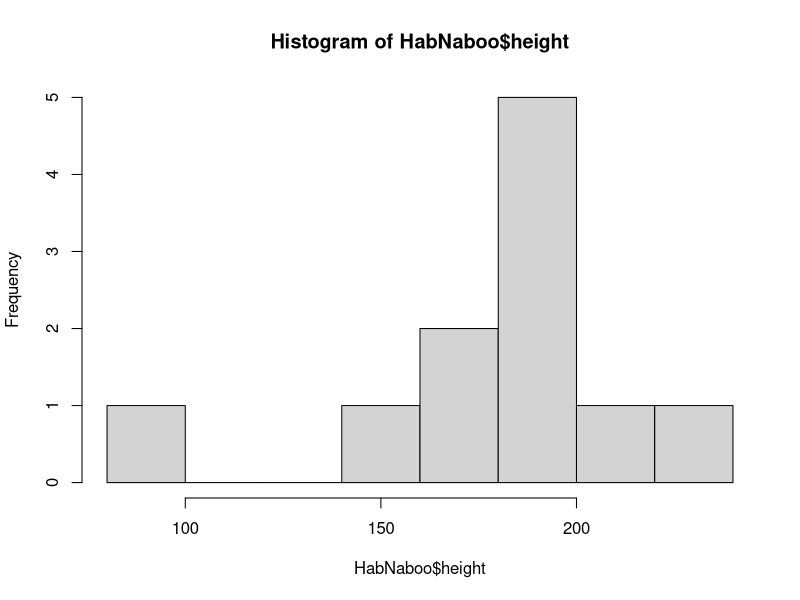
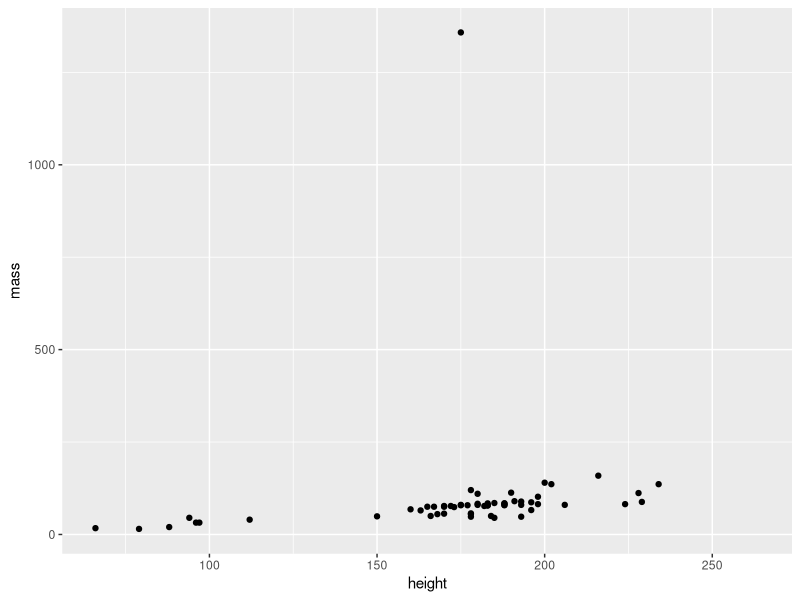

These figures' R source, in order:
## ---- chunk 1
knitr::opts_chunk$set(echo = TRUE)
library(dplyr)
library(tidyverse)
## ---- chunk 2
dim(starwars)
ncol(starwars)
nrow(starwars)
## ---- chunk 3
filter(starwars, sex=="male" & height>250)
HabTatooine <- filter(starwars , homeworld=="Tatooine" & eye_color=="blue")
HabTatooine

starwars %>%
  filter(species == "Human" , homeworld == "Tatooine")
## ---- chunk 4
HabNaboo <- filter(starwars , homeworld=="Naboo")
HabNaboo
hist(HabNaboo$height)
## ---- chunk 5
starwars %>%  group_by(species, gender)%>% tally()

ggplot(starwars ,aes(height, mass)) + geom_point()

